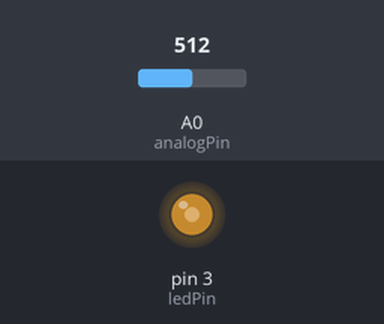
Bench run of a sketch on a simulated Arduino Uno, built with avr-gcc and run on an emulated ATmega328P. Shown: output pins drawn as LEDs (lit = HIGH). Inputs (shaded band) come from the test bench; at power-on: A0 (analogPin) = 512.

Above: at 1.2 s.
1.3 s: A0 (analogPin) set to 716
At 1.7 s:
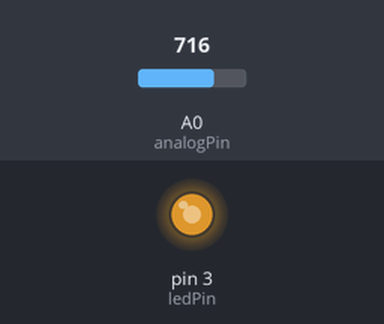
2.8 s: A0 (analogPin) set to 900
At 3.9 s:
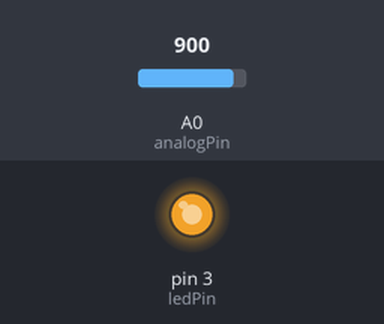
4.3 s: A0 (analogPin) set to 122
At 5.0 s:
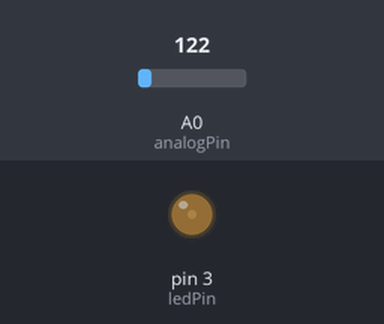
5.8 s: A0 (analogPin) set to 0
At 6.4 s:
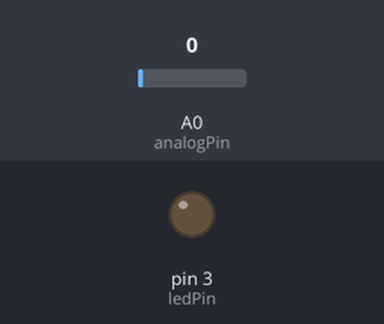
Timing chart, 0 to 8.3 s (numbered marks = the images above; inputs shaded):
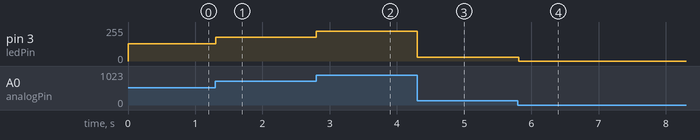

The sketch:

ledDimmer.ino
```cpp
// ledDimmer
// Michael Gurevich
//
// Dim an LED on Pin 3 using an analog input on analog pin 0

int ledPin   = 3;
int analogPin = 0;

void setup() {
  pinMode(ledPin,OUTPUT);
}

void loop() {
  int reading = analogRead(analogPin);

  analogWrite(ledPin, reading>>2); //bit-shift right by two (divide by 4), to convert to 0-255 range

  delay(10);
}
```

Measured:
- after the input at 1.3 s, pin 3 (ledPin): 128/255 → 179/255 at once
- after the input at 2.8 s, pin 3 (ledPin): 179/255 → 225/255 at once
- after the input at 4.3 s, pin 3 (ledPin): 225/255 → 30/255 at once
- after the input at 5.8 s, pin 3 (ledPin): 30/255 → 0/255 at once
